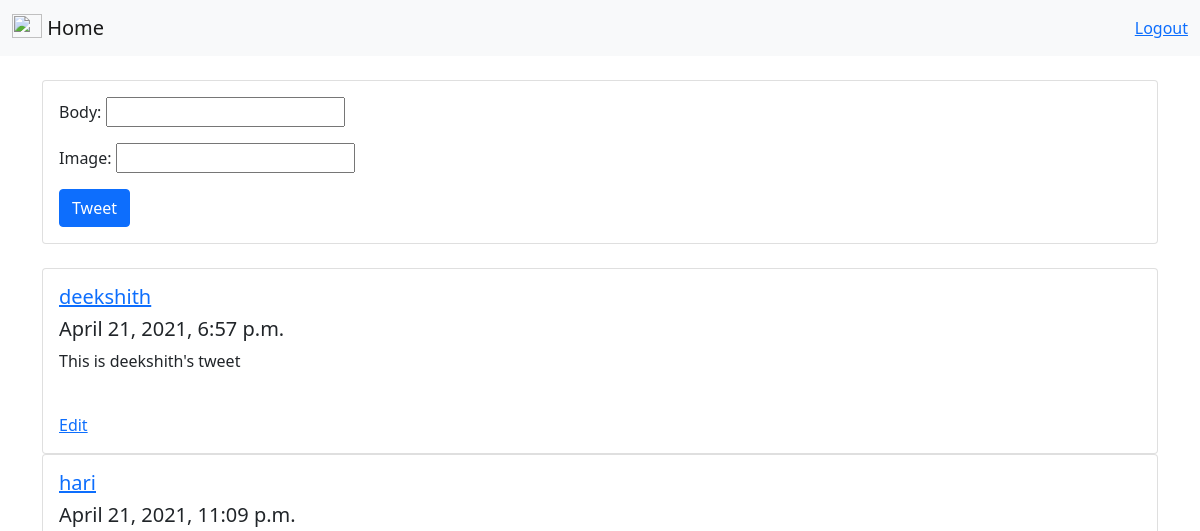
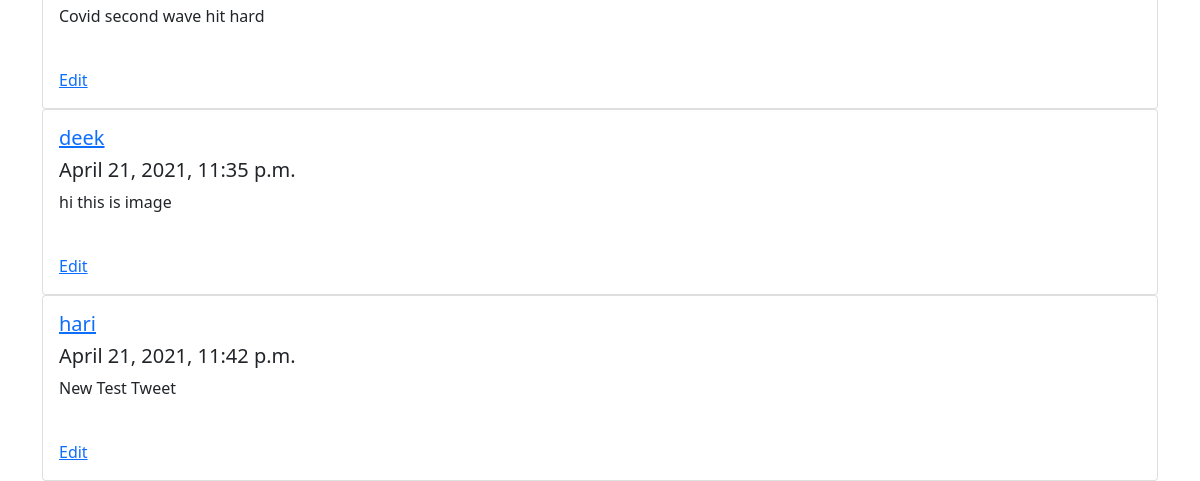
The page / (signed in) on the database as committed earlier (2 pictures, top to bottom).
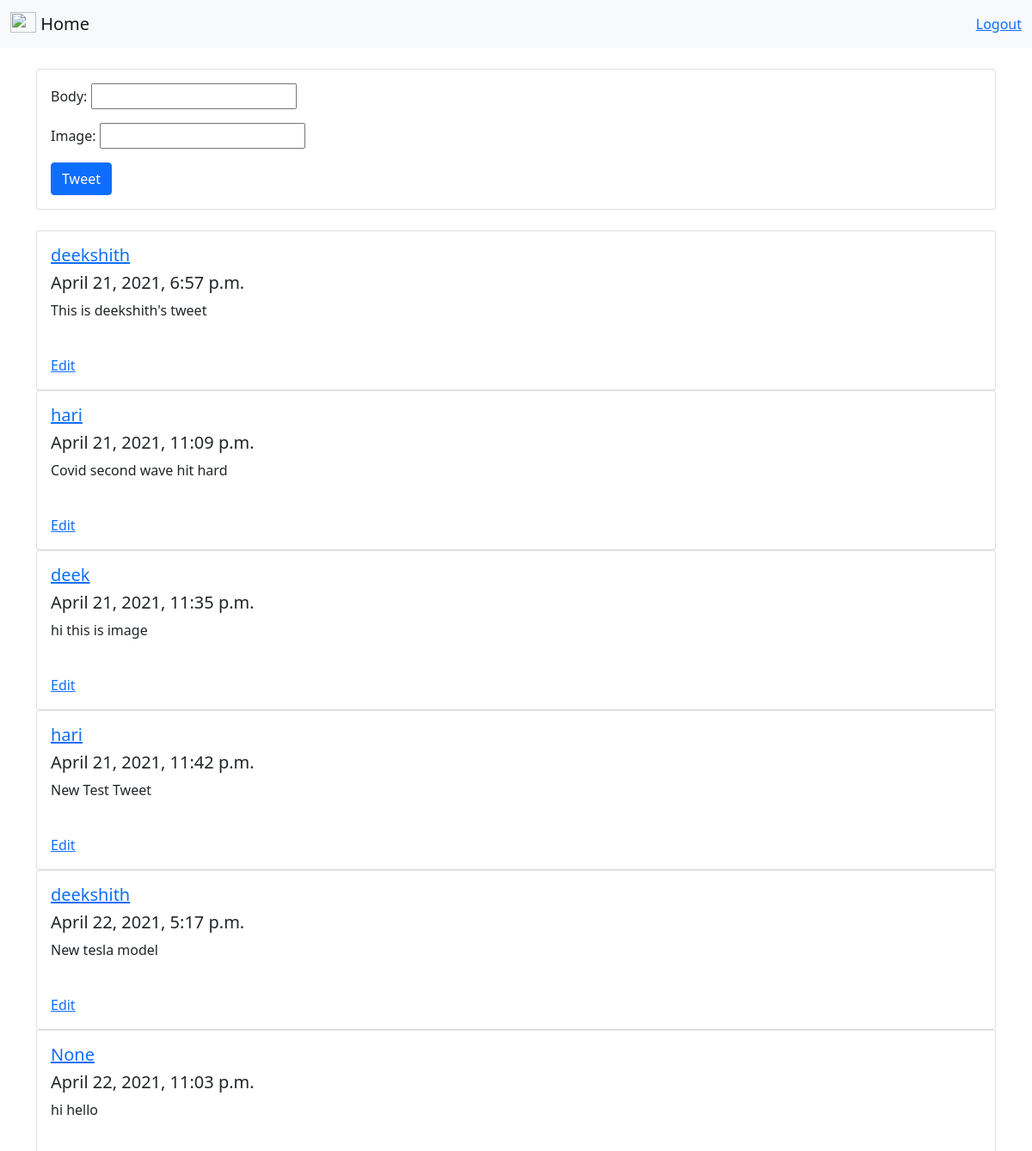
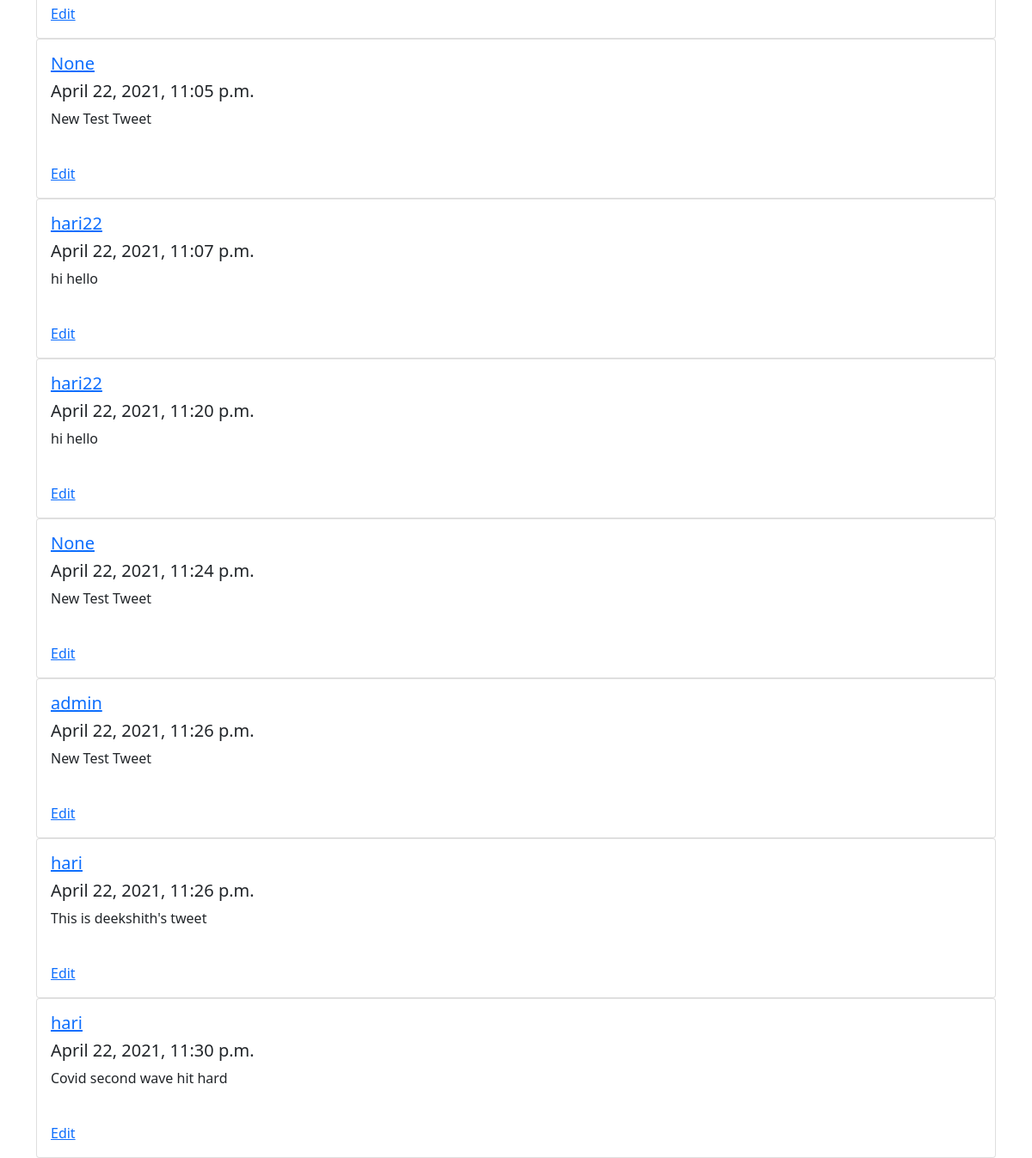
The same page on the database as committed later (2 pictures, top to bottom).
### tweet/models.py (models this page shows)
class Tweet(models.Model):
    body = models.CharField(max_length=140)
    likes = models.IntegerField(default=0)
    image = CloudinaryField(blank=True)
    created_at = models.DateTimeField(default=timezone.now)
    updated_at = models.DateTimeField(default=timezone.now)
    name = models.ForeignKey(User, on_delete = models.CASCADE, null=True, blank=True)

### tweet/views.py (the view)
# urls.py: path('', views.home, name='home'),
@login_required
def home(request):
    form = TweetForm()
    if request.method == 'POST':
        form = TweetForm(request.POST, request.FILES)
        new_tweet = form.save(commit=False)
        new_tweet.name = request.user
        new_tweet.save()
        return redirect('home')
    context = {'tweets' : Tweet.objects.all, 'form':form}
    return render(request, 'tweet/home.html', context)

### tweet/forms.py
class TweetForm(forms.ModelForm):
    class Meta:
        model = Tweet
        fields = ['body', 'image']

### tweet/templates/tweet/home.html (shortened to what this page needs)
{% extends 'tweet/index.html' %}
{% block content %}
<!DOCTYPE html>
<html lang="en" dir="ltr">
  <head>
  </head>
  <body>
  <div class="container">
  <br/>
  <div class="card">
    <div class="card-body">
      <section>
        <form  action="{% url 'home' %}" method="post" enctype="multipart/form-data">
          {{form.as_p}}
          <button type="submit" class="btn btn-primary">Tweet</button>
        </form>
      </section>
    </div>
  </div>
  <br/>
      {% for tweet in tweets %}
      <div class="card">
        <div class="card-body">
          <h5 class="card-title"><a href="{% url 'profile' %}">{{tweet.name}}</a></h5>
          <h5>{{tweet.created_at}}</h5>
          <p class="card-text">{{tweet.body}}</p>
          <br/>
          <a href="{% url 'update_tweet' tweet.pk %}">Edit</a>
        </div>
      </div>
      {% endfor %}
    </div>
  </body>
</html>
{% endblock content %}

Rows that differ between the two databases and show on the page:
added Tweet: name "deekshith", created_at "April 22, 2021, 5:17 p.m.", body "New tesla model"
added Tweet: name "None", created_at "April 22, 2021, 11:03 p.m.", body "hi hello"
added Tweet: name "None", created_at "April 22, 2021, 11:05 p.m.", body "New Test Tweet"
added Tweet: name "hari22", created_at "April 22, 2021, 11:07 p.m.", body "hi hello"
added Tweet: name "hari22", created_at "April 22, 2021, 11:20 p.m.", body "hi hello"
added Tweet: name "None", created_at "April 22, 2021, 11:24 p.m.", body "New Test Tweet"
added Tweet: name "admin", created_at "April 22, 2021, 11:26 p.m.", body "New Test Tweet"
added Tweet: name "hari", created_at "April 22, 2021, 11:26 p.m.", body "This is deekshith's tweet"
added Tweet: name "hari", created_at "April 22, 2021, 11:30 p.m.", body "Covid second wave hit hard"
